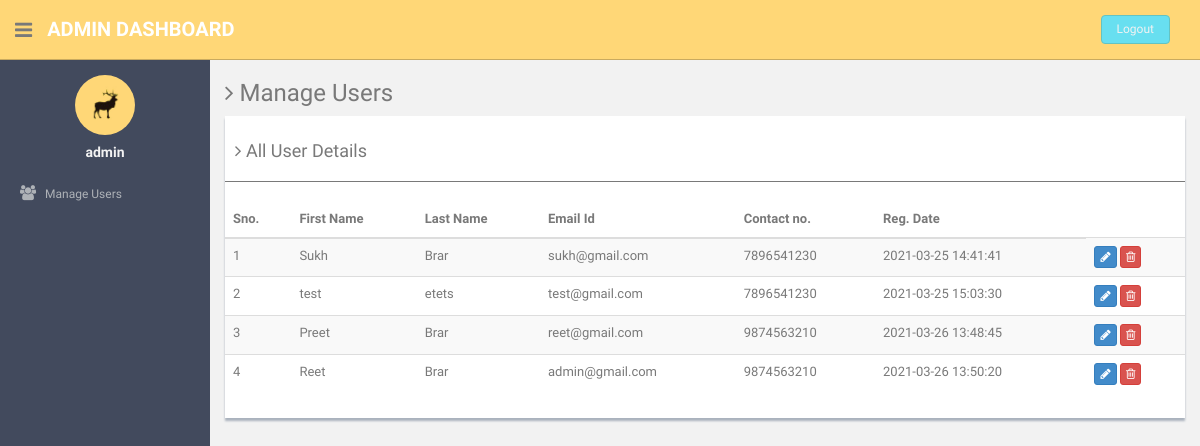
Page /manage-users.php (signed in) on the committed database.
### tables this page shows
CREATE TABLE `users` (
  `id` int(11) NOT NULL,
  `fname` varchar(255) DEFAULT NULL,
  `lname` varchar(255) DEFAULT NULL,
  `email` varchar(255) DEFAULT NULL,
  `password` varchar(300) DEFAULT NULL,
  `contactno` varchar(11) DEFAULT NULL,
  `posting_date` timestamp NOT NULL DEFAULT current_timestamp()
);

### manage-users.php (the view, shortened to what this page needs)
<?php
include 'dbconnection.php';
if (strlen($_SESSION['id'] == 0)) {
  header('location:logout.php');
} else {
?>
  <!DOCTYPE html>
  <html lang="en">
  <head>
    <link href="assets/css/bootstrap.css" rel="stylesheet">
    <link href="assets/font-awesome/css/font-awesome.css" rel="stylesheet" />
    <link href="assets/css/style.css" rel="stylesheet">
    <link href="assets/css/style-responsive.css" rel="stylesheet">
  </head>
  <body>
    <section id="container">
      <?php require('./sideBar.php') ?>
      <section id="main-content">
        <section class="wrapper">
          <h3><i class="fa fa-angle-right"></i> Manage Users</h3>
          <div class="row">
            <div class="col-md-12">
              <div class="content-panel">
                <table class="table table-striped table-advance table-hover">
                  <h4><i class="fa fa-angle-right"></i> All User Details </h4>
                  <hr>
                  <thead>
                    <tr>
                      <th>Sno.</th>
                      <th class="hidden-phone">First Name</th>
                      <th> Last Name</th>
                      <th> Email Id</th>
                      <th>Contact no.</th>
                      <th>Reg. Date</th>
                    </tr>
                  </thead>
                  <tbody>
                    <?php
                    $ret = mysqli_query($con, "select * from users");
                    $cnt = 1;
                    while ($row = mysqli_fetch_array($ret)) { ?>
                      <tr>
                        <td><?php echo $cnt; ?></td>
                        <td><?php echo $row['fname']; ?></td>
                        <td><?php echo $row['lname']; ?></td>
                        <td><?php echo $row['email']; ?></td>
                        <td><?php echo $row['contactno']; ?></td>
                        <td><?php echo $row['posting_date']; ?></td>
                        <td>
                          <a href="update-profile.php?uid=<?php echo $row['id']; ?>">
                            <button class="btn btn-primary btn-xs"><i class="fa fa-pencil"></i></button></a>
                          <a href="manage-users.php?id=<?php echo $row['id']; ?>">
                            <button class="btn btn-danger btn-xs" onClick="return confirm('Do you really want to delete');"><i class="fa fa-trash-o "></i></button></a>
                        </td>
                      </tr>
                    <?php $cnt = $cnt + 1;
                    } ?>
                  </tbody>
                </table>
              </div>
            </div>
          </div>
        </section>
      </section>
    </section>
  </body>
  </html>
<?php } ?>

### sideBar.php (shortened to what this page needs)
<header class="header black-bg">
    <div class="sidebar-toggle-box">
        <div class="fa fa-bars tooltips" data-placement="right" data-original-title="Toggle Navigation"></div>
    </div>
    <a href="#" class="logo"><b>Admin Dashboard</b></a>
    <div class="top-menu">
        <ul class="nav pull-right top-menu">
            <li><a class="logout" href="logout.php">Logout</a></li>
        </ul>
    </div>
</header>
<aside>
    <div id="sidebar" class="nav-collapse ">
        <ul class="sidebar-menu" id="nav-accordion">
            <p class="centered"><a href="#"><img src="assets/img/ui-sam.jpg" class="img-circle" width="60"></a></p>
            <h5 class="centered"><?php echo $_SESSION['login']; ?></h5>
            <li class="sub-menu">
                <a href="manage-users.php">
                    <i class="fa fa-users"></i>
                    <span>Manage Users</span>
                </a>
            </li>
        </ul>
    </div>
</aside>

### assets/css/style.css (style rules this page uses)
body { color: #797979; background: #f2f2f2; font-family: 'Ruda', sans-serif; padding: 0px !important; margin: 0px !important; font-size:13px; }
ul li { list-style: none; }
a, a:hover, a:focus { text-decoration: none; outline: none; }
#container { width: 100%; height: 100%; }
hr { margin-top: 20px; margin-bottom: 20px; border: 0; border-top: 1px solid #797979; }
.centered { text-align: center; }
ul.top-menu > li > .logout { color: #f2f2f2; font-size: 12px; border-radius: 4px; -webkit-border-radius: 4px; border: 1px solid #64c3c2 !important; padding: 5px 15px; margin-right: 15px; background: #68dff0; margin-top: 15px; }
#sidebar { width: 210px; height: 100%; position: fixed; background: #424a5d; }
#sidebar h5 { color: #f2f2f2; font-weight: 700; }
#sidebar ul li { position: relative; }
ul.sidebar-menu , ul.sidebar-menu li ul.sub { margin: -2px 0 0; padding: 0; }
ul.sidebar-menu { margin-top: 75px; }
ul.sidebar-menu li { margin-bottom: 5px; margin-left:10px; margin-right:10px; }
ul.sidebar-menu li.sub-menu { line-height: 15px; }
ul.sidebar-menu li a span { display: inline-block; }
ul.sidebar-menu li a { color: #aeb2b7; text-decoration: none; display: block; padding: 15px 0 15px 10px; font-size: 12px; outline: none; -webkit-transition: all 0.3s ease; -moz-transition: all 0.3s ease; -o-transition: all 0.3s ease; -ms-transition: all 0.3s ease; transition: all 0.3s ease; }
ul.sidebar-menu li a i { font-size: 15px; padding-right: 6px; }
#main-content { margin-left: 210px; }
.header, .footer { min-height: 60px; padding: 0 15px; }
.header { position: fixed; left: 0; right: 0; z-index: 1002; }
.black-bg { background: #ffd777; border-bottom: 1px solid #c9aa5f; }
.wrapper { display: inline-block; margin-top: 60px; padding-left: 15px; padding-right: 15px; padding-bottom: 15px; padding-top: 0px; width: 100%; }
a.logo { font-size: 20px; color: #ffffff; float: left; margin-top: 15px; text-transform: uppercase; }
a.logo b { font-weight: 900; }
#top_menu .nav > li, ul.top-menu > li { float: left; }
ul.top-menu > li > a { color: #666666; font-size: 16px; border-radius: 4px; -webkit-border-radius: 4px; border:1px solid #666666 !important; padding: 2px 6px; margin-right: 15px; }
.sidebar-toggle-box { float: left; padding-right: 15px; margin-top: 20px; }
.sidebar-toggle-box .fa-bars { cursor: pointer; display: inline-block; font-size: 20px; }
.content-panel { background: #ffffff; box-shadow: 0px 3px 2px #aab2bd; padding-top: 15px; padding-bottom: 5px; }
.content-panel h4 { margin-left: 10px; }

### rows in the picture
users: fname "Sukh", lname "Brar", email "sukh@gmail.com", contactno "7896541230", posting_date "2021-03-25 14:41:41"
users: fname "test", lname "etets", email "test@gmail.com", contactno "7896541230", posting_date "2021-03-25 15:03:30"
users: fname "Preet", lname "Brar", email "reet@gmail.com", contactno "9874563210", posting_date "2021-03-26 13:48:45"
users: fname "Reet", lname "Brar", email "admin@gmail.com", contactno "9874563210", posting_date "2021-03-26 13:50:20"

### other values in the picture
$_SESSION['login'] "admin"
